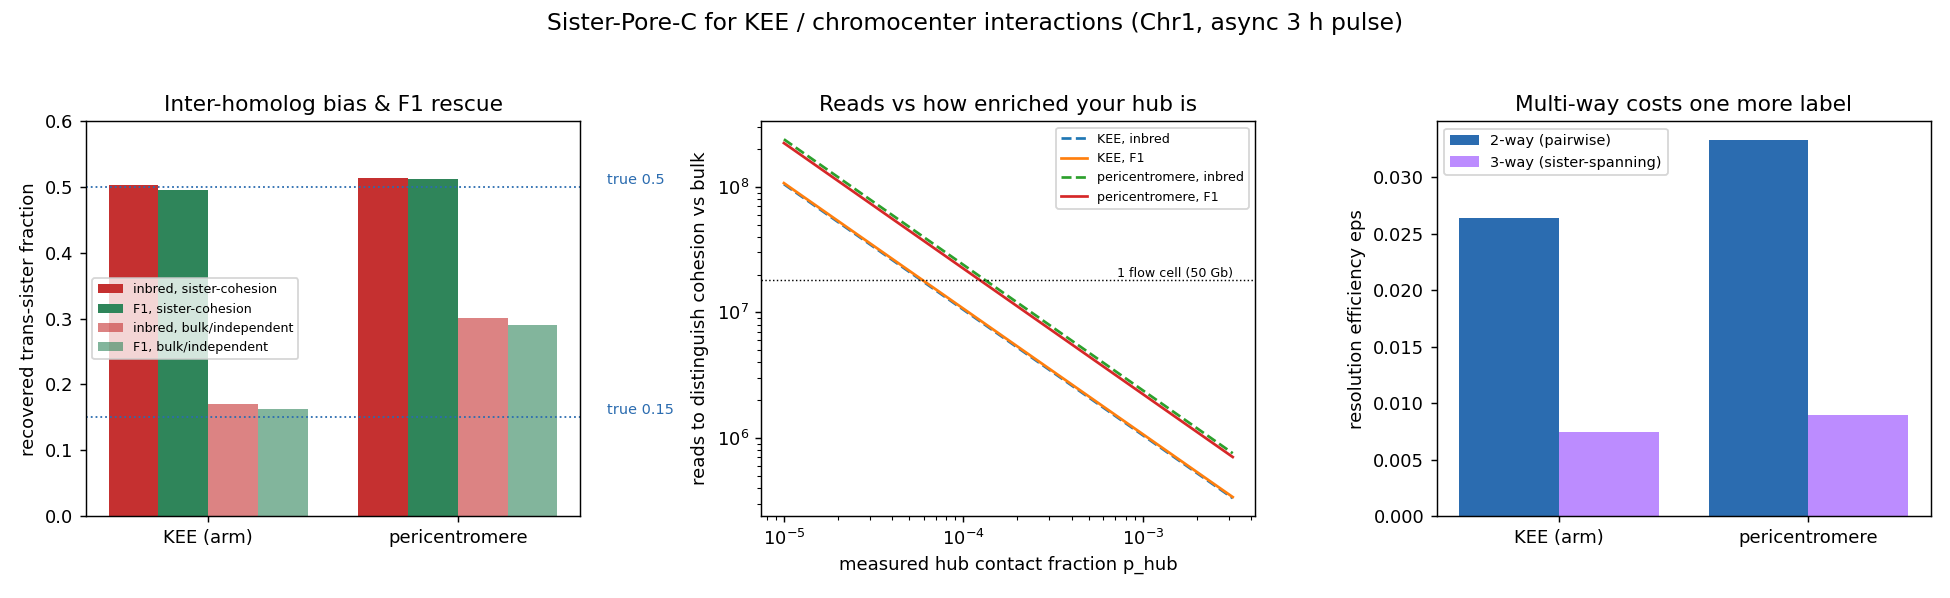

The script that saved this image:
"""
Pilot 3: are KEE / chromocenter interactions intra-sister, inter-sister, or both?
And can we tell "sister-cohesion-driven" from "homolog/bulk-driven" clustering?

For an enriched hub interaction between two loci A,B we plant a TRUE mixture of contact types:
  - same-homolog sister contacts, split by 'sister_trans_frac' (trans vs cis-sister)
  - inter-homolog contacts (the confound: in inbred Col-0 they masquerade 50:50 as cis/trans)
We then read strand + BrdU (via quick_mc), classify cis/trans, and in F1 mode try to HAPLOTAG each
monomer (region-dependent success) to identify & remove inter-homolog pairs.

Readouts:
  1. recovered trans-sister fraction vs truth, inbred vs F1  -> the inter-homolog bias & F1 rescue
  2. sister-resolution efficiency eps at the hub (async 3 h pulse)
  3. contacts needed for +/-0.05 CI, and to distinguish cohesion(0.5) vs bulk(0.15) at 80% power
  4. reads = contacts / (p_hub * eps)   -> plug your MEASURED hub contact fraction p_hub
  5. multi-way (3-locus) sister-spanning hub: extra label cost

Regions: KEE (arm, low inter-homolog, good haplotag) vs pericentromere/chromocenter
(high inter-homolog, poor haplotag). Run: python pilot_kee_chromocenter.py [n]
"""
import math, random, sys
import numpy as np
import quick_mc as q

CHR = 0
OPP = {'W': 'C', 'C': 'W'}
REGIONS = {
    # A,B,C bins on Chr1; inter_homolog_frac; F1 haplotag success (SNP density/mappability)
    'KEE (arm)':            dict(A=520, B=1040, C=1560, p_hom=0.05, hsucc=0.70),
    'pericentromere':       dict(A=1450, B=1560, C=1505, p_hom=0.40, hsucc=0.25),
}
SCEN = {'sister-cohesion': 0.50, 'bulk/independent': 0.15}   # true trans-sister fraction (same-homolog)
POP = dict(q.BASE)                                            # async 3 h pulse (HU dropped)


def detect_probs(p, n=1_000_000, seed=0):
    rng = np.random.default_rng(seed)
    nT = rng.binomial(rng.lognormal(math.log(750), 0.45, n).astype(int) + 50, 0.32)
    lab = (rng.binomial(rng.binomial(nT, p['s']), p['sens']) + rng.binomial(nT, p['fp'])) >= p['thr']
    unlab = rng.binomial(nT, p['fp']) >= p['thr']
    return lab.mean(), unlab.mean()


def call_from_lab(lab, p_lab, p_unlab):
    """strand read + BrdU call given a chromatid's labelled-strand set. returns (ident, called)."""
    rs = random.choice('WC')
    called = random.random() < (p_lab if rs in lab else p_unlab)
    return (rs if called else OPP[rs]), called


def simulate(region, genotype, stf, n_reads, p_lab, p_unlab, seed=1):
    random.seed(seed)
    A, B, C = region['A'], region['B'], region['C']
    p_hom, hsucc = region['p_hom'], (region['hsucc'] if genotype == 'F1' else 0.0)
    kept = trans_calls = 0
    n3_resolved = 0                                   # fully-labelled 3-way (sister-spanning)
    for _ in range(n_reads):
        cell = q.sample_cell(POP)
        # choose homologs + true type FIRST, then read each locus' state exactly once (state() is stochastic)
        if random.random() < p_hom:                   # inter-homolog contact (the confound)
            hA, hB, interhom = 0, 1, True
        else:                                         # same-homolog sister contact
            hA = hB = random.randint(0, 1); interhom = False
            is_trans = random.random() < stf
        sA = cell.state(CHR, hA, A); sB = cell.state(CHR, hB, B)
        if not (sA[0] and sB[0]):                     # need two sisters present at both loci
            continue
        if interhom:
            cidA = random.choice(list(sA[1])); cidB = random.choice(list(sB[1]))
        elif is_trans:
            cidA, cidB = 'pW', 'pC'
        else:
            cidA = cidB = random.choice(('pW', 'pC'))
        identA, cA = call_from_lab(sA[1][cidA], p_lab, p_unlab)
        identB, cB = call_from_lab(sB[1][cidB], p_lab, p_unlab)
        if not (cA and cB):
            continue                                  # not both BrdU+ -> uninformative
        if genotype == 'F1':                          # haplotag: identified inter-homolog is removed
            if (random.random() < hsucc) and (random.random() < hsucc) and (hA != hB):
                continue
        kept += 1
        trans_calls += (identA != identB)
        if not interhom:                              # opportunistic sister-spanning 3-way at C
            sC = cell.state(CHR, hA, C)
            if sC[0]:
                cidC = 'pC' if cidA == 'pW' else 'pW'
                if call_from_lab(sC[1][cidC], p_lab, p_unlab)[1]:
                    n3_resolved += 1
    return dict(recovered=trans_calls / kept if kept else float('nan'),
                eps=kept / n_reads, eps3=n3_resolved / n_reads)


def contacts_precision(f, halfwidth=0.05, z=1.96):
    return (z / halfwidth) ** 2 * f * (1 - f)
def contacts_discriminate(f1, f2, za=1.96, zb=0.84):
    return (za + zb) ** 2 * (f1 * (1 - f1) + f2 * (1 - f2)) / (f1 - f2) ** 2


def main():
    n = int(sys.argv[1]) if len(sys.argv) > 1 else 150_000
    p_lab, p_unlab = detect_probs(POP)
    print(f"P(call|labelled)={p_lab:.3f}  (async 3 h pulse)\n", file=sys.stderr)

    res = {}   # (region, scen, geno) -> dict
    for region in REGIONS:
        for scen, stf in SCEN.items():
            for geno in ('inbred', 'F1'):
                res[(region, scen, geno)] = simulate(REGIONS[region], geno, stf, n, p_lab, p_unlab)

    print("=== 1. recovered trans-sister fraction vs TRUTH ===")
    print(f"{'region':16s} {'scenario':18s} {'true':>5s} {'inbred':>8s} {'F1':>7s}")
    for region in REGIONS:
        for scen, stf in SCEN.items():
            ib = res[(region, scen, 'inbred')]['recovered']; f1 = res[(region, scen, 'F1')]['recovered']
            print(f"{region:16s} {scen:18s} {stf:>5.2f} {ib:>8.2f} {f1:>7.2f}")
    print("\n  -> inter-homolog inflates the inbred estimate toward 0.5; worst at the pericentromere,")
    print("     where 'bulk' clustering can FAKE sister cohesion. F1 haplotagging recovers the truth.\n")

    print("=== 2. sister-resolution efficiency eps (informative hub contacts per hub contact) ===")
    for region in REGIONS:
        e_ib = res[(region, 'sister-cohesion', 'inbred')]['eps']
        e_f1 = res[(region, 'sister-cohesion', 'F1')]['eps']
        print(f"  {region:16s} inbred eps={e_ib:.3f}   F1 eps={e_f1:.3f} (haplotag drops some pairs)")

    print("\n=== 3. contacts needed (robust; independent of contact frequency) ===")
    for region in REGIONS:
        for geno in ('inbred', 'F1'):
            fc = res[(region, 'sister-cohesion', geno)]['recovered']
            fb = res[(region, 'bulk/independent', geno)]['recovered']
            n_prec = contacts_precision(fc)
            n_disc = contacts_discriminate(fc, fb)
            print(f"  {region:16s} {geno:6s}: +/-0.05 CI -> {n_prec:5.0f} contacts | "
                  f"cohesion-vs-bulk -> {n_disc:6.0f} contacts")

    print("\n=== 4. reads = contacts / (p_hub * eps).  Plug your MEASURED hub contact fraction p_hub ===")
    print(f"{'region':16s} {'geno':6s} {'contacts(disc)':>14s} " + " ".join(f"p_hub={p:>7.0e}" for p in (1e-3, 1e-4, 1e-5)))
    for region in REGIONS:
        for geno in ('inbred', 'F1'):
            fc = res[(region, 'sister-cohesion', geno)]['recovered']; fb = res[(region, 'bulk/independent', geno)]['recovered']
            nd = contacts_discriminate(fc, fb); eps = res[(region, 'sister-cohesion', geno)]['eps']
            reads = [nd / (ph * eps) for ph in (1e-3, 1e-4, 1e-5)]
            print(f"  {region:14s} {geno:6s} {nd:>14.0f} " + " ".join(f"{r:>12.1e}" for r in reads))

    print("\n=== 5. multi-way (3-locus sister-spanning) extra cost ===")
    for region in REGIONS:
        e2 = res[(region, 'sister-cohesion', 'inbred')]['eps']
        e3 = res[(region, 'sister-cohesion', 'inbred')]['eps3']
        print(f"  {region:16s} 2-way eps={e2:.3f}  3-way eps={e3:.4f}  -> {e2/e3 if e3 else float('inf'):.1f}x more reads for a 3-way")

    # ---- figure ----
    try:
        import matplotlib; matplotlib.use('Agg'); import matplotlib.pyplot as plt
        fig, ax = plt.subplots(1, 3, figsize=(15, 4.6))
        # panel 1: recovered fraction inbred vs F1
        regs = list(REGIONS); scens = list(SCEN); x = np.arange(len(regs)); w = 0.2
        colors = {'inbred': '#c53030', 'F1': '#2f855a'}
        for si, scen in enumerate(scens):
            for gi, geno in enumerate(('inbred', 'F1')):
                vals = [res[(r, scen, geno)]['recovered'] for r in regs]
                ax[0].bar(x + (si*2+gi-1.5)*w, vals, w, color=colors[geno],
                          alpha=0.6 if scen == 'bulk/independent' else 1.0,
                          label=f"{geno}, {scen}" )
        for si, scen in enumerate(scens):
            ax[0].axhline(SCEN[scen], color='#2b6cb0', ls=':', lw=1)
            ax[0].text(len(regs)-0.4, SCEN[scen], f'true {SCEN[scen]}', color='#2b6cb0', fontsize=8, va='bottom')
        ax[0].set_xticks(x); ax[0].set_xticklabels(regs); ax[0].set_ylabel('recovered trans-sister fraction')
        ax[0].set_title('Inter-homolog bias & F1 rescue'); ax[0].legend(fontsize=7); ax[0].set_ylim(0, 0.6)
        # panel 2: reads to discriminate vs p_hub
        ph = np.logspace(-5, -2.5, 30)
        for region in regs:
            for geno in ('inbred', 'F1'):
                fc = res[(region, 'sister-cohesion', geno)]['recovered']; fb = res[(region, 'bulk/independent', geno)]['recovered']
                nd = contacts_discriminate(fc, fb); eps = res[(region, 'sister-cohesion', geno)]['eps']
                ax[1].plot(ph, nd / (ph * eps), label=f"{region.split(' ')[0]}, {geno}",
                           ls='-' if geno == 'F1' else '--')
        ax[1].set_xscale('log'); ax[1].set_yscale('log'); ax[1].axhline(18e6, color='k', ls=':', lw=0.8)
        ax[1].text(ph[-1], 18e6, ' 1 flow cell (50 Gb)', fontsize=7, ha='right', va='bottom')
        ax[1].set_xlabel('measured hub contact fraction p_hub'); ax[1].set_ylabel('reads to distinguish cohesion vs bulk')
        ax[1].set_title('Reads vs how enriched your hub is'); ax[1].legend(fontsize=7)
        # panel 3: eps 2-way vs 3-way
        e2 = [res[(r, 'sister-cohesion', 'inbred')]['eps'] for r in regs]
        e3 = [res[(r, 'sister-cohesion', 'inbred')]['eps3'] for r in regs]
        ax[2].bar(x - 0.2, e2, 0.4, color='#2b6cb0', label='2-way (pairwise)')
        ax[2].bar(x + 0.2, e3, 0.4, color='#bc8cff', label='3-way (sister-spanning)')
        ax[2].set_xticks(x); ax[2].set_xticklabels(regs); ax[2].set_ylabel('resolution efficiency eps')
        ax[2].set_title('Multi-way costs one more label'); ax[2].legend(fontsize=8)
        fig.suptitle('Sister-Pore-C for KEE / chromocenter interactions (Chr1, async 3 h pulse)', fontsize=13)
        fig.tight_layout(rect=[0, 0, 1, 0.95]); fig.savefig('pilot_kee_chromocenter.png', dpi=130)
        print('\nwrote pilot_kee_chromocenter.png', file=sys.stderr)
    except Exception:
        import traceback; traceback.print_exc()


if __name__ == '__main__':
    main()
